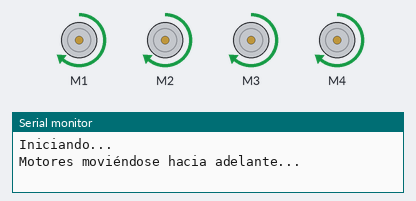
A sketch run on a simulated Arduino Uno, built with avr-gcc and run on an emulated ATmega328P. On the bench: 4 × DC motor (green arrow = forward, orange = backward, longer = faster), the last lines printed to the serial monitor.

Above: at 1.0 s.
At 3.0 s:
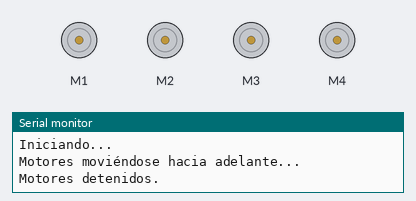
Timing chart, 0 to 5.2 s (numbered marks = the images above):
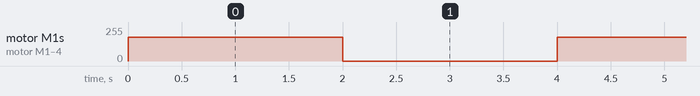

Measured:
- by itself, motor M1–4: alternates forward 180/255 for 2.0 s and stopped for 2.0 s

The sketch:

DC_TESTMOTORS.ino
```cpp
#include <AFMotor.h>

// Configuración de los motores
AF_DCMotor motor1(1);  // Motor en el puerto M1
AF_DCMotor motor2(2);  // Motor en el puerto M2
AF_DCMotor motor3(3);  // Motor en el puerto M3
AF_DCMotor motor4(4);  // Motor en el puerto M4

void setup() {
  Serial.begin(9600);  // Para depuración
  Serial.println("Iniciando...");

  // Configurar la velocidad de los motores (0-255)
  motor1.setSpeed(180);
  motor2.setSpeed(180);
  motor3.setSpeed(180);
  motor4.setSpeed(180);
}

void loop() {
  // Mover los motores hacia adelante
  motor1.run(FORWARD);
  motor2.run(FORWARD);
  motor3.run(FORWARD);
  motor4.run(FORWARD);

  Serial.println("Motores moviéndose hacia adelante...");
  delay(2000);  // Mover hacia adelante por 2 segundos

  // Detener los motores
  motor1.run(RELEASE);
  motor2.run(RELEASE);
  motor3.run(RELEASE);
  motor4.run(RELEASE);

  Serial.println("Motores detenidos.");
  delay(2000);  // Esperar 2 segundos antes de repetir
}
```
